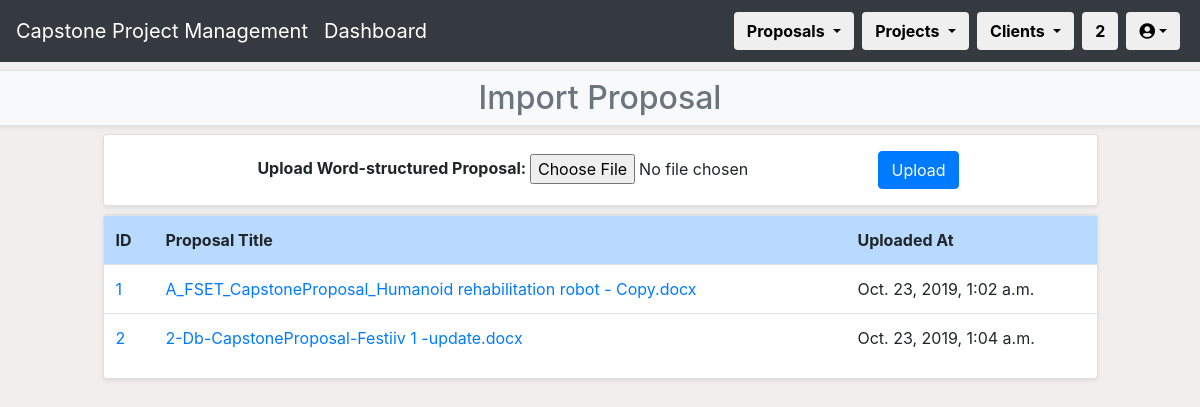
Before: /CPPMS/proposal/word_proposal/ (signed in) with the older database file.
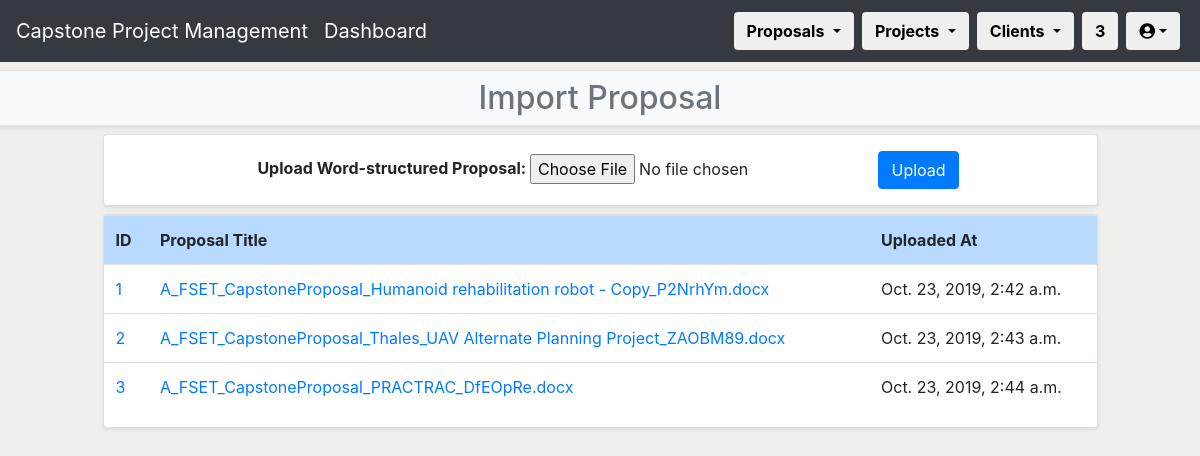
After: the same page with the newer database file.
### CPPMS/models.py (models this page shows, shortened)
class Upload_Proposal(models.Model):
    title = models.CharField(max_length=128, default="")
    filepath = models.FileField(null=True, blank=True, default="")
    created_at = models.DateTimeField(auto_now_add=True)
    updated_at = models.DateTimeField(auto_now=True)
    pass

### CPPMS/views.py (the view, shortened to what this page needs)
@login_required(login_url="/CPPMS/login/")
def word_proposal(request):
    username = request.user.first_name + " " + request.user.last_name
    uploaded_proposal = ""
    queryset_proposal = Upload_Proposal.objects.all()
    existing_proposal = list(queryset_proposal)
    exist = False
    count()
    word_proposals = Upload_Proposal.objects.all()
    return render(
        request,
        "word_proposal.html",
        {
            "count": count,
            "uploaded_proposal": uploaded_proposal,
            "word_proposals": word_proposals,
            "username": username
        }
    )

### CPPMS/views.py (called while the page is built)
def count():
    count = []
    count_web = Incoming_Proposal.proposals.all().count()
    count_word = Upload_Proposal.objects.all().count()
    count_all = count_web + count_word
    count_all_proposal = Proposal.objects.all().count()
    count_all_client = Client.objects.all().count()
    count = [count_web, count_word, count_all,count_all_proposal,count_all_client]
    return count

### CPPMS/templates/word_proposal.html (shortened to what this page needs)
{% extends "proposal.html" %}
{% block sub-page_content %}
{% if not messages %}
<h2>Import Proposal</h2>
{% else %}
<h2>Import Proposal</h2>
{% for message in messages %}<li>{{ message }}</li>{% endfor %}
{% endif %}
{% endblock %}
{% block page_detail_content %}
<div class="row mb-2">
    <div class="col-md-1"></div>
    <div class="col">
        <div class="row mb-2">
            <div class="col">
                <form class="text-center" method="POST" enctype="multipart/form-data">
                    <div class="search-container card shadow-sm pt-3 pl-3">
                        <p><strong>Upload Word-structured Proposal: </strong>
                            <input type="file" name="file">
                            <button type="submit" class="btn btn-primary" name="upload">Upload</button></p>
                    </div>
                </form>
            </div>
        </div>
        <div class="row mb-2">
            <div class="col">
                <div class="card table-responsive shadow-sm">
                    <table class="table table-hover">
                        <tr class="table-primary">
                            <th>ID</th>
                            <th style="min-width: 150px">Proposal Title</th>
                            <th style="min-width: 150px">Uploaded At</th>
                        </tr>
                        {% for proposal in word_proposals %}
                        <tr>
                            <td><a href="word_proposal_detail/{{ proposal.pk }}">{{ proposal.pk }}</a></td>
                            <td><a href="word_proposal_detail/{{ proposal.pk }}">{{ proposal.title }}</a></td>
                            <td>{{ proposal.created_at }}</td>
                        </tr>
                        {% endfor %}
                    </table>
                </div>
            </div>
        </div>
    </div>
    <div class="col-md-1"></div>
</div>
{% endblock %}

Changed rows visible on the page:
changed Upload_Proposal id 1: title "A_FSET_CapstoneProposal_Humanoid rehabilitation robot - Copy.docx" → "A_FSET_CapstoneProposal_Humanoid rehabilitation robot - Copy_P2NrhYm.docx"; created_at "Oct. 23, 2019, 1:02 a.m." → "Oct. 23, 2019, 2:42 a.m."
changed Upload_Proposal id 2: title "2-Db-CapstoneProposal-Festiiv 1 -update.docx" → "A_FSET_CapstoneProposal_Thales_UAV Alternate Planning Project_ZAOBM89.docx"; created_at "Oct. 23, 2019, 1:04 a.m." → "Oct. 23, 2019, 2:43 a.m."
added Upload_Proposal: pk "3", title "A_FSET_CapstoneProposal_PRACTRAC_DfEOpRe.docx", created_at "Oct. 23, 2019, 2:44 a.m."
Other visible differences:
{{ count.2 }}: "2" → "3"
